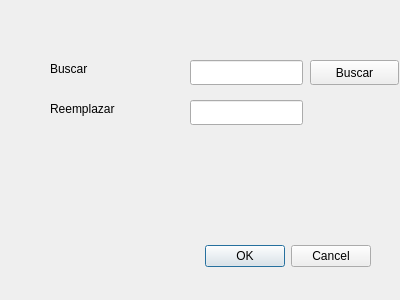
<?xml version="1.0" encoding="UTF-8"?>
<ui version="4.0">
 <class>DBuscarReemplazar</class>
 <widget class="QDialog" name="DBuscarReemplazar">
  <property name="geometry">
   <rect>
    <x>0</x>
    <y>0</y>
    <width>400</width>
    <height>300</height>
   </rect>
  </property>
  <property name="windowTitle">
   <string>Dialog</string>
  </property>
  <widget class="QDialogButtonBox" name="buttonBox">
   <property name="geometry">
    <rect>
     <x>30</x>
     <y>240</y>
     <width>341</width>
     <height>32</height>
    </rect>
   </property>
   <property name="orientation">
    <enum>Qt::Horizontal</enum>
   </property>
   <property name="standardButtons">
    <set>QDialogButtonBox::Cancel|QDialogButtonBox::Ok</set>
   </property>
  </widget>
  <widget class="QLabel" name="label">
   <property name="geometry">
    <rect>
     <x>50</x>
     <y>60</y>
     <width>67</width>
     <height>17</height>
    </rect>
   </property>
   <property name="text">
    <string>Buscar</string>
   </property>
  </widget>
  <widget class="QLabel" name="label_2">
   <property name="geometry">
    <rect>
     <x>50</x>
     <y>100</y>
     <width>101</width>
     <height>17</height>
    </rect>
   </property>
   <property name="text">
    <string>Reemplazar</string>
   </property>
  </widget>
  <widget class="QLineEdit" name="leBuscar">
   <property name="geometry">
    <rect>
     <x>190</x>
     <y>60</y>
     <width>113</width>
     <height>25</height>
    </rect>
   </property>
  </widget>
  <widget class="QLineEdit" name="leReemplazar">
   <property name="geometry">
    <rect>
     <x>190</x>
     <y>100</y>
     <width>113</width>
     <height>25</height>
    </rect>
   </property>
  </widget>
  <widget class="QPushButton" name="botonBuscar">
   <property name="geometry">
    <rect>
     <x>310</x>
     <y>60</y>
     <width>89</width>
     <height>25</height>
    </rect>
   </property>
   <property name="text">
    <string>Buscar</string>
   </property>
  </widget>
 </widget>
 <resources/>
 <connections>
  <connection>
   <sender>buttonBox</sender>
   <signal>accepted()</signal>
   <receiver>DBuscarReemplazar</receiver>
   <slot>accept()</slot>
   <hints>
    <hint type="sourcelabel">
     <x>248</x>
     <y>254</y>
    </hint>
    <hint type="destinationlabel">
     <x>157</x>
     <y>274</y>
    </hint>
   </hints>
  </connection>
  <connection>
   <sender>buttonBox</sender>
   <signal>rejected()</signal>
   <receiver>DBuscarReemplazar</receiver>
   <slot>reject()</slot>
   <hints>
    <hint type="sourcelabel">
     <x>316</x>
     <y>260</y>
    </hint>
    <hint type="destinationlabel">
     <x>286</x>
     <y>274</y>
    </hint>
   </hints>
  </connection>
 </connections>
</ui>
